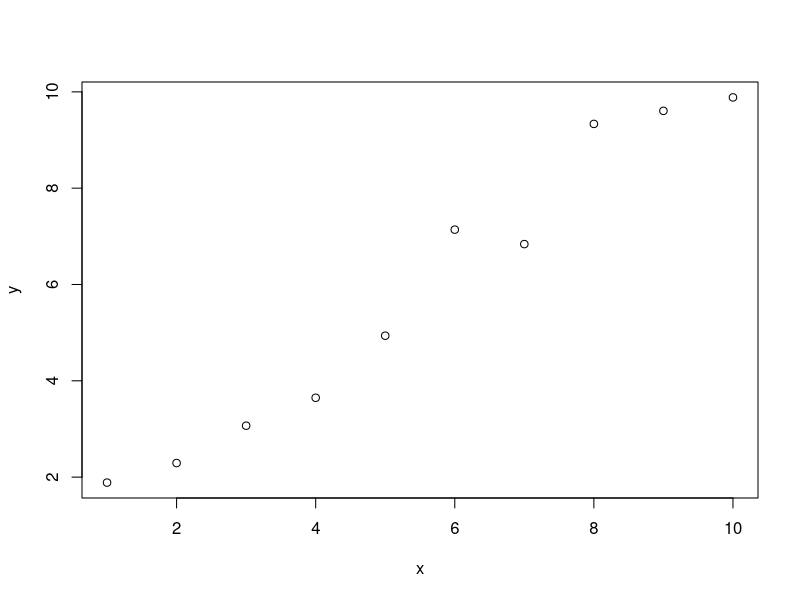

Recreate this plot in R.
## ---- chunk 1
library(tidyverse)
x <- 2+7
x
## ---- chunk 2
x <- 1:10
y <- x + rnorm(10)
plot(x,y)
